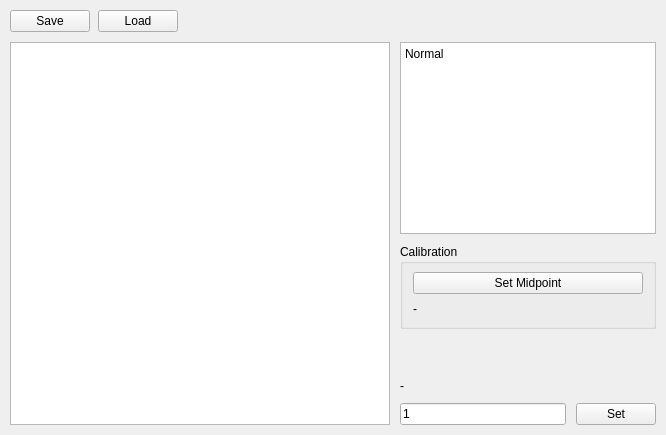
    <widget class="QWidget" name="ProgrammingTab">
     <attribute name="title">
      <string>Programming</string>
     </attribute>
     <layout class="QVBoxLayout" name="progTabLayout"><property name="spacing"><number>10</number></property><property name="leftMargin"><number>10</number></property><property name="topMargin"><number>10</number></property><property name="rightMargin"><number>10</number></property><property name="bottomMargin"><number>10</number></property><item><layout class="QHBoxLayout" name="progTopRowLayout"><property name="spacing"><number>8</number></property><item><layout class="QHBoxLayout" name="horizontalLayout">
       <item>
        <widget class="QPushButton" name="memSaveButton">
         <property name="text">
          <string>Save</string>
         </property>
        <property name="toolTip"><string>Read every register from the selected servo and write them to a JSON file</string></property></widget>
       </item>
       <item>
        <widget class="QPushButton" name="memLoadButton">
         <property name="text">
          <string>Load</string>
         </property>
        <property name="toolTip"><string>Restore writable registers to the selected servo from a JSON file</string></property></widget>
       </item>
       </layout>
     </item><item><spacer name="progTopSpacer"><property name="orientation"><enum>Qt::Horizontal</enum></property><property name="sizeHint" stdset="0"><size><width>20</width><height>20</height></size></property></spacer></item></layout></item><item><layout class="QHBoxLayout" name="progBodyLayout"><property name="spacing"><number>10</number></property><item><widget class="QTableView" name="memoryTableView">
      <property name="sizePolicy"><sizepolicy hsizetype="Expanding" vsizetype="Expanding"><horstretch>1</horstretch><verstretch>1</verstretch></sizepolicy></property><property name="minimumSize"><size><width>380</width><height>200</height></size></property></widget>
     </item><item><layout class="QVBoxLayout" name="progRightLayout"><property name="spacing"><number>10</number></property><item><widget class="QPlainTextEdit" name="plainTextEdit">
      <property name="minimumSize"><size><width>200</width><height>110</height></size></property><property name="sizePolicy"><sizepolicy hsizetype="Preferred" vsizetype="Fixed"><horstretch>0</horstretch><verstretch>0</verstretch></sizepolicy></property><property name="readOnly">
       <bool>true</bool>
      </property>
      <property name="plainText">
       <string>Normal
</string>
      </property>
     </widget>
     </item><item><widget class="QGroupBox" name="calibrationGroup">
      <property name="title">
       <string>Calibration</string>
      </property>
      <layout class="QVBoxLayout" name="calibrationGroupLayout"><property name="spacing"><number>8</number></property><property name="leftMargin"><number>10</number></property><property name="topMargin"><number>8</number></property><property name="rightMargin"><number>10</number></property><property name="bottomMargin"><number>10</number></property><item><widget class="QPushButton" name="calibrationMidButton">
       <property name="toolTip">
        <string>Store the servo's current position as the midpoint (2048) by writing Position Offset Value to EPROM</string>
       </property>
       <property name="text">
        <string>Set Midpoint</string>
       </property>
      </widget>
      </item><item><widget class="QLabel" name="progStatusLabel">
       <property name="text">
        <string>-</string>
       </property>
       <property name="wordWrap">
        <bool>true</bool>
       </property>
      </widget>
     </item></layout></widget>
    </item><item><spacer name="progRightSpacer"><property name="orientation"><enum>Qt::Vertical</enum></property><property name="sizeHint" stdset="0"><size><width>20</width><height>40</height></size></property></spacer></item><item><widget class="QLabel" name="memLabel">
      <property name="sizePolicy"><sizepolicy hsizetype="Expanding" vsizetype="Fixed"><horstretch>1</horstretch><verstretch>0</verstretch></sizepolicy></property><property name="text">
       <string>-</string>
      </property>
     </widget>
     </item><item><layout class="QHBoxLayout" name="horizontalLayout_2">
       <item>
        <widget class="QLineEdit" name="memSetLineEdit">
         <property name="text">
          <string>1</string>
         </property>
        </widget>
       </item>
       <item>
        <widget class="QPushButton" name="memSetButton">
         <property name="text">
          <string>Set</string>
         </property>
        </widget>
       </item>
      </layout>
     </item></layout></item></layout></item></layout></widget>
